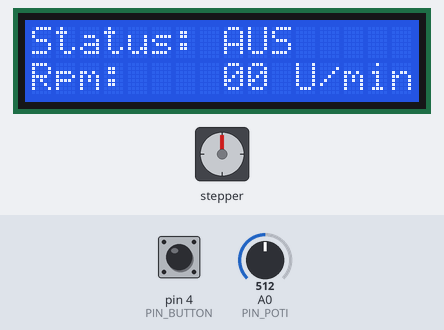
A sketch run on a simulated Arduino Uno, built with avr-gcc and run on an emulated ATmega328P. On the bench: stepper motor, 16×2 character LCD. Wiring (inferred from the names in the program): stepper motor driver (200 steps per turn assumed): step pin 2; direction pin 3; enable pin 5. The inputs (shaded band) are chosen by the test bench; at power-on: pin 4 (PIN_BUTTON) HIGH, A0 (PIN_POTI) = 512.

Above: at 2.8 s.
2.9 s: pin 4 (PIN_BUTTON) pulled LOW for 1 s
At 3.96 s:
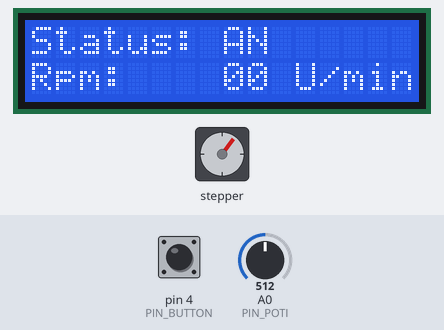
4.5 s: A0 (PIN_POTI) set to 560
At 4.88 s:
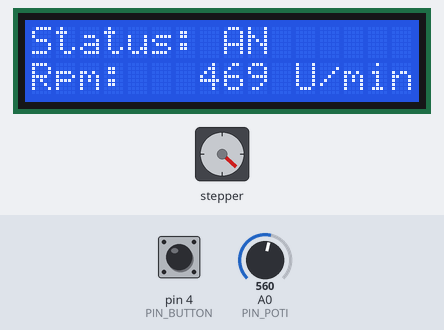
7.4 s: A0 (PIN_POTI) set to 540
At 7.58 s:
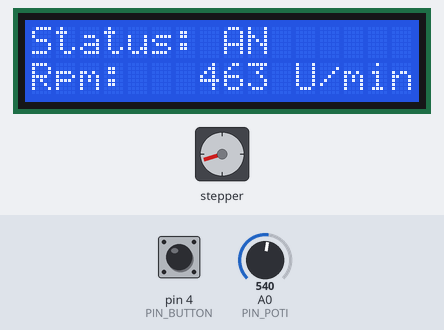
10.4 s: pin 4 (PIN_BUTTON) pulled LOW for 0.15 s
At 11.8 s:
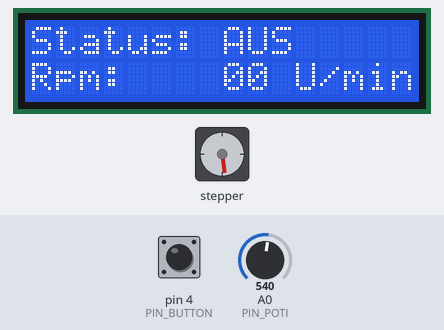
12.1 s: pin 4 (PIN_BUTTON) pulled LOW for 1 s
At 12.86 s:
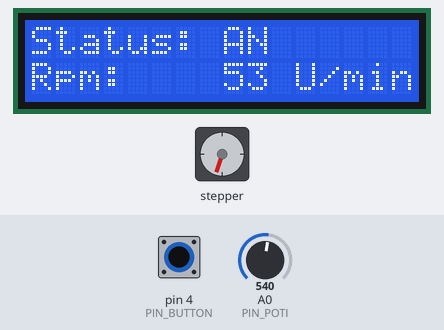
13.7 s: pin 4 (PIN_BUTTON) pulled LOW for 3.2 s
At 16.92 s:
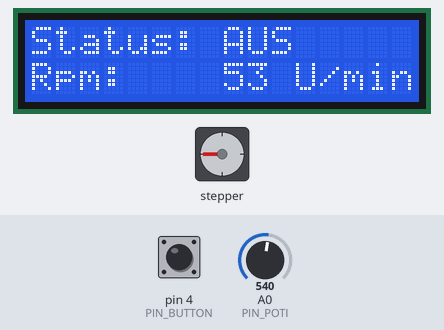
Timing chart, 0 to 30.3 s (numbered marks = the images above; inputs shaded):
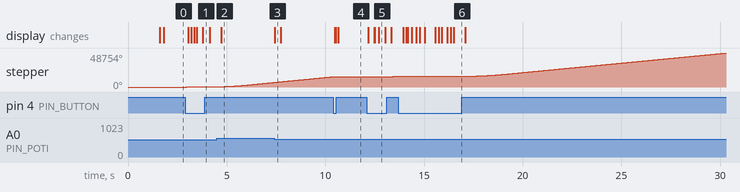

The sketch:

Magnetruehrer.ino
```cpp
#include <Wire.h>
#include <LiquidCrystal_I2C.h>

// --- PIN DEFINITIONEN ---
const int PIN_STEP   = 2;
const int PIN_DIR    = 3;
const int PIN_BUTTON = 4;
const int PIN_ENABLE = 5;
const int PIN_POTI   = A0;

// --- DISPLAY KONFIGURATION ---
LiquidCrystal_I2C lcd(0x27, 16, 2);

// --- MOTOR CONFIGURATON ---
const int SCHRITTE_PRO_UMDREHUNG = 200;

// --- VARIABLEN ---
volatile bool motorAktiv = false;
bool letzterTasterStatus = HIGH;
unsigned long letzterDebounceZeitpunkt = 0;
const unsigned long debounceVerzoegerung = 50;

int letzterPotiWert = -99;
const int POTI_SCHWELLENWERT = 3;
long zielRpm = 0;
long aktuelleRpm = 0;

// Variablen für die Beschleunigungsrampe
unsigned long letzteRampeZeit = 0;
const unsigned long rampeIntervall = 4;

// Variablen für das Display-Update
unsigned long letzteDisplayAktion = 0;
const unsigned long displayIntervall = 30;
int displaySchritt = 0;
long rpmFuerDisplay = 0;

// Variablen für den Hardware-Timer
volatile unsigned int timerZaehler = 60000;

void setup() {
  pinMode(PIN_STEP, OUTPUT);
  pinMode(PIN_DIR, OUTPUT);
  pinMode(PIN_ENABLE, OUTPUT);
  pinMode(PIN_BUTTON, INPUT_PULLUP);

  digitalWrite(PIN_ENABLE, HIGH);
  digitalWrite(PIN_DIR, HIGH);

  // --- HARDWARE-TIMER1 INITIALISIEREN ---
  cli();
  TCCR1A = 0;
  TCCR1B = 0;
  TCNT1  = 0;
  OCR1A = 2000;
  TCCR1B |= (1 << WGM12);
  TCCR1B |= (1 << CS11);
  TIMSK1 |= (1 << OCIE1A);
  sei();

  lcd.init();
  lcd.backlight();

  lcd.setCursor(0, 0);
  lcd.print("Magnetruehrer");
  lcd.setCursor(0, 1);
  lcd.print("Bereit...");
  delay(1500);
  lcd.clear();

  // Neues Layout mit mehr Platz für die Einheit
  lcd.setCursor(0, 0);
  lcd.print("Status: AUS");
  lcd.setCursor(0, 1);
  lcd.print("Rpm:       0 U/min"); // Start-Layout vordefiniert
}

// --- INTERRUPT SERVICE ROUTINE ---
ISR(TIMER1_COMPA_vect) {
  if (motorAktiv && aktuelleRpm > 0) {
    PORTD |= (1 << PD2);
    delayMicroseconds(2);
    PORTD &= ~(1 << PD2);

    OCR1A = timerZaehler;
  }
}

void loop() {
  // 1. TASTER AUSLESEN & ENTPRELLEN
  int tasterLesen = digitalRead(PIN_BUTTON);
  if (tasterLesen != letzterTasterStatus) {
    letzterDebounceZeitpunkt = millis();
  }

  if ((millis() - letzterDebounceZeitpunkt) > debounceVerzoegerung) {
    if (tasterLesen == LOW && !motorAktiv) {
      motorAktiv = true;
      digitalWrite(PIN_ENABLE, LOW);
      letzterPotiWert = -99;
      aktuelleRpm = 10;
    } else if (tasterLesen == LOW && motorAktiv) {
      motorAktiv = false;
      digitalWrite(PIN_ENABLE, HIGH);
      aktuelleRpm = 0;
    }
  }
  letzterTasterStatus = tasterLesen;

  // 2. POTI AUSLESEN
  int potiWert = analogRead(PIN_POTI);

  if (abs(potiWert - letzterPotiWert) > POTI_SCHWELLENWERT) {
    letzterPotiWert = potiWert;
    zielRpm = map(potiWert, 0, 1023, 10, 850);
  }

  // 3. BESCHLEUNIGUNGSRAMPE
  if (motorAktiv && (millis() - letzteRampeZeit > rampeIntervall)) {
    letzteRampeZeit = millis();

    if (aktuelleRpm < zielRpm) {
      aktuelleRpm++;
    } else if (aktuelleRpm > zielRpm) {
      aktuelleRpm--;
    }

    if (aktuelleRpm > 0) {
      timerZaehler = 600000 / aktuelleRpm;
      if (timerZaehler < 550) timerZaehler = 550;
    }
  }

  // 4. DISPLAY HÄPPCHENWEISE AKTUALISIEREN
  if (millis() - letzteDisplayAktion > displayIntervall) {
    letzteDisplayAktion = millis();
    rpmFuerDisplay = motorAktiv ? zielRpm : 0;

    switch (displaySchritt) {
      case 0:
        lcd.setCursor(8, 0);
        if (motorAktiv) lcd.print("AN ");
        else            lcd.print("AUS");
        displaySchritt++;
        break;
      case 1:
        // Die Zahl startet jetzt zwei Stellen weiter links (Stelle 6 statt 8)
        lcd.setCursor(6, 1);
        displaySchritt++;
        break;
      case 2:
        if (rpmFuerDisplay < 1000) lcd.print(" ");
        else lcd.print(rpmFuerDisplay / 1000);
        displaySchritt++;
        break;
      case 3:
        if (rpmFuerDisplay < 100) lcd.print(" ");
        else lcd.print((rpmFuerDisplay % 1000) / 100);
        displaySchritt++;
        break;
      case 4:
        if (rpmFuerDisplay < 10) lcd.print("0");
        else lcd.print((rpmFuerDisplay % 100) / 10);
        displaySchritt++;
        break;
      case 5:
        lcd.print(rpmFuerDisplay % 10);
        displaySchritt++;
        break;
      case 6:
        // Schreibt die Einheit mit ausreichend Platz dahinter
        lcd.print(" U/min  ");
        displaySchritt = 0;
        break;
    }
  }
}
```

Measured:
- after the input at 2.9 s, stepper: keeps turning clockwise at about 182°/s, starting after 0.05 s; the display: first changes after 0.16 s (image 1 shows a later state)
- after the input at 4.5 s, the display: changes after 0.23 s (image 2)
- after the input at 7.4 s, the display: changes at once (image 3)
- after the input at 10.4 s, the display: first changes after 0.08 s (image 4 shows a later state)
- after the input at 12.1 s, stepper: keeps turning clockwise at about 188°/s, starting after 0.07 s; the display: first changes after 0.07 s (image 5 shows a later state)
- after the input at 13.7 s, the display: first changes after 0.24 s (image 6 shows a later state)
